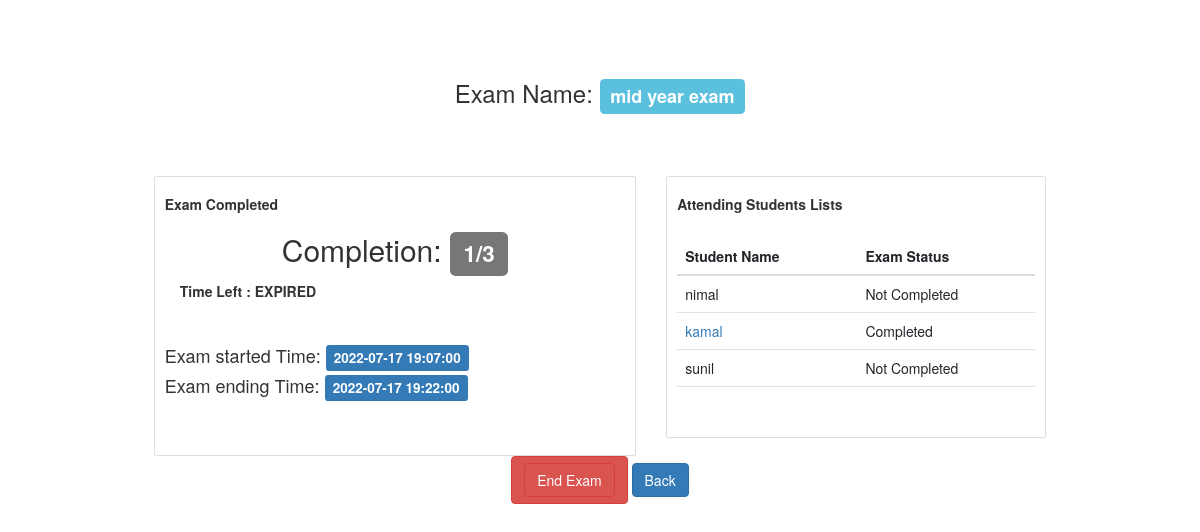
The app's page /Moniter_started_exam.php?id=60 with its own data.
### tables this page shows
CREATE TABLE `exams` (
  `E_id` int(11) NOT NULL,
  `users_user_id` int(11) DEFAULT NULL,
  `examName` varchar(255) NOT NULL,
  `examDate` varchar(145) NOT NULL,
  `e_duration` int(11) NOT NULL,
  `e_dateTime` varchar(255) NOT NULL,
  `status` tinyint(4) NOT NULL DEFAULT 0
);

CREATE TABLE `student_examstatus` (
  `student_userId` int(11) DEFAULT NULL,
  `student_examId` int(11) DEFAULT NULL,
  `student_status` int(11) DEFAULT NULL,
  `last_question` int(11) DEFAULT 1
);

CREATE TABLE `users` (
  `user_id` int(11) NOT NULL,
  `userName` varchar(255) NOT NULL,
  `user_type` varchar(255) NOT NULL DEFAULT 'teacher',
  `email` varchar(255) NOT NULL,
  `password` varchar(255) NOT NULL
);

### Moniter_started_exam.php (the view, shortened to what this page needs)
<!doctype html>
<html lang="en">
<head>
<link href="https://cdn.jsdelivr.net/npm/bootstrap@5.1.3/dist/css/bootstrap.min.css" rel="stylesheet">
</head>
<head>
  <link rel="stylesheet" href="https://maxcdn.bootstrapcdn.com/bootstrap/3.4.1/css/bootstrap.min.css">
<link rel ="stylesheet" href ="https://maxcdn.bootstrapcdn.com/bootstrap/3.4.1/css/bootstrap.min.css">
  <link rel="stylesheet" href="https://maxcdn.bootstrapcdn.com/bootstrap/3.4.1/css/bootstrap.min.css">
</head>
<?php
include 'database.php';
?>
<?php
 if(isset($_GET['id']))
 {
        $exam_E_id = mysqli_real_escape_string($conn, $_GET['id']);
        $query = "SELECT `e_duration`,`e_dateTime`,`users_user_id`,`examName`,`status` FROM exams WHERE E_id= $exam_E_id ";
        $query_run = mysqli_query($conn, $query);
        if(mysqli_num_rows($query_run)>0)
        {
          $exam =mysqli_fetch_array($query_run);
          $duration = $exam['e_duration'];
          $dateTime = $exam['e_dateTime'];
          $endDateTime = date("Y-m-d H:i:s",(strtotime(date($dateTime))+$duration));
          $user_id = $exam['users_user_id'];
          $examName = $exam['examName'];
        }
      }
      $sql = "SELECT userName,`user_id`,student_status FROM student_examstatus JOIN users ON `user_id`= student_userId where student_examId=$exam_E_id";
      $result = $conn->query($sql);
      $arr_students = [];
      if ($result->num_rows > 0) {
          $arr_students = $result->fetch_all(MYSQLI_ASSOC);
      }
$countStudent = "SELECT COUNT(userName) FROM users WHERE user_type='student'";
$count = $conn->query($countStudent);
while($row=mysqli_fetch_array($count))
{
  $stcount =$row['COUNT(userName)'];
}
$completion = "SELECT COUNT(student_status) FROM student_examstatus WHERE student_status=2 AND student_examId=$exam_E_id";
$st_complete = $conn->query($completion);
while($row=mysqli_fetch_array($st_complete))
{
  $complete_count =$row['COUNT(student_status)'];
}
?>
<body>
<br><br><br>
<div class="text-center">
   <h3><lable01>Exam Name: <span class="label label-info"><?php echo $examName;?></span></label01></h3><br>
</div>
<br><br>
<div class="row justify-content-center">
  <div class="col-sm-5">
    <div class="card">
      <div class="card-body">
        <h5 class="card-title"><b>Exam Completed</b></h5>
        <div class="text-center">
        <h2>Completion: <span class="label label-default"><?php echo $complete_count?><?php echo "/"?><?php echo $stcount?></span></h2>
        </div>
        <h5><label text-align="center" class="col-sm-5 col-form-label"><p id="timeLeft"></p></label></h5>
        <br><br><br>
<h4> Exam started Time: <span class ="label label-primary"><?php echo $dateTime;?>  </span></h4>
<h4> Exam ending Time: <span class ="label label-primary"><?php echo $endDateTime;?></span></h4><br><br>
      </div>
    </div>
  </div>
  <div class="col-sm-4">
    <div class="card">
      <div class="card-body">
        <h5 class="card-title"><b>Attending Students Lists</b></h5>
       <br>
        <table class="table">
    <thead>
      <tr>
        <th>Student Name</th>
        <th>Exam Status</th>
      </tr>
    </thead>
    <tbody>
    <?php if(!empty($arr_students)) { ?>
              <?php foreach($arr_students as $students) {?>
                 <tr>
                    <td><?php if($students['student_status'] =="0" || $students['student_status'] == "1")
                                          echo $students['userName'];
                                        else if($students['student_status'] == "2")
                                        echo "<a href='View_result.php?id=".$exam_E_id."&userId=".$students['user_id']."'>".$students['userName']."</a>";?></td>
                    <td><?php if($students['student_status'] =="0" || $students['student_status'] == "1")
                                          echo "Not Completed";
                                        else if($students['student_status'] == "2")
                                        echo "Completed";
                                         ?></td>
                 </tr>
           <?php } ?>
   <?php } ?>
    </tbody>
  </table>
  <br>
      </div>
    </div>
  </div>
</div>
<div class="text-center">
<button id="btnend" type="button" class="btn btn-danger">
<a href="endExam.php?examId=<?=$_GET['id'];?>&userId=<?=$user_id;?>" class="btn btn-danger">End Exam</a></button>
<a href="teacher_exam.php?&userId=<?=$user_id;?>" class="btn btn-primary">Back</a>
</div>
</body>
</html>

### records on screen
exams: examName "mid year exam", e_dateTime "2022-07-17 19:07:00", endDateTime "2022-07-17 19:22:00"
student_examstatus: student_userId.userName "nimal", student_status "Not Completed"
student_examstatus: student_userId.userName "kamal", student_status "Completed"
student_examstatus: student_userId.userName "sunil", student_status "Not Completed"

### other values on screen
$complete_count "1"
$stcount "3"
